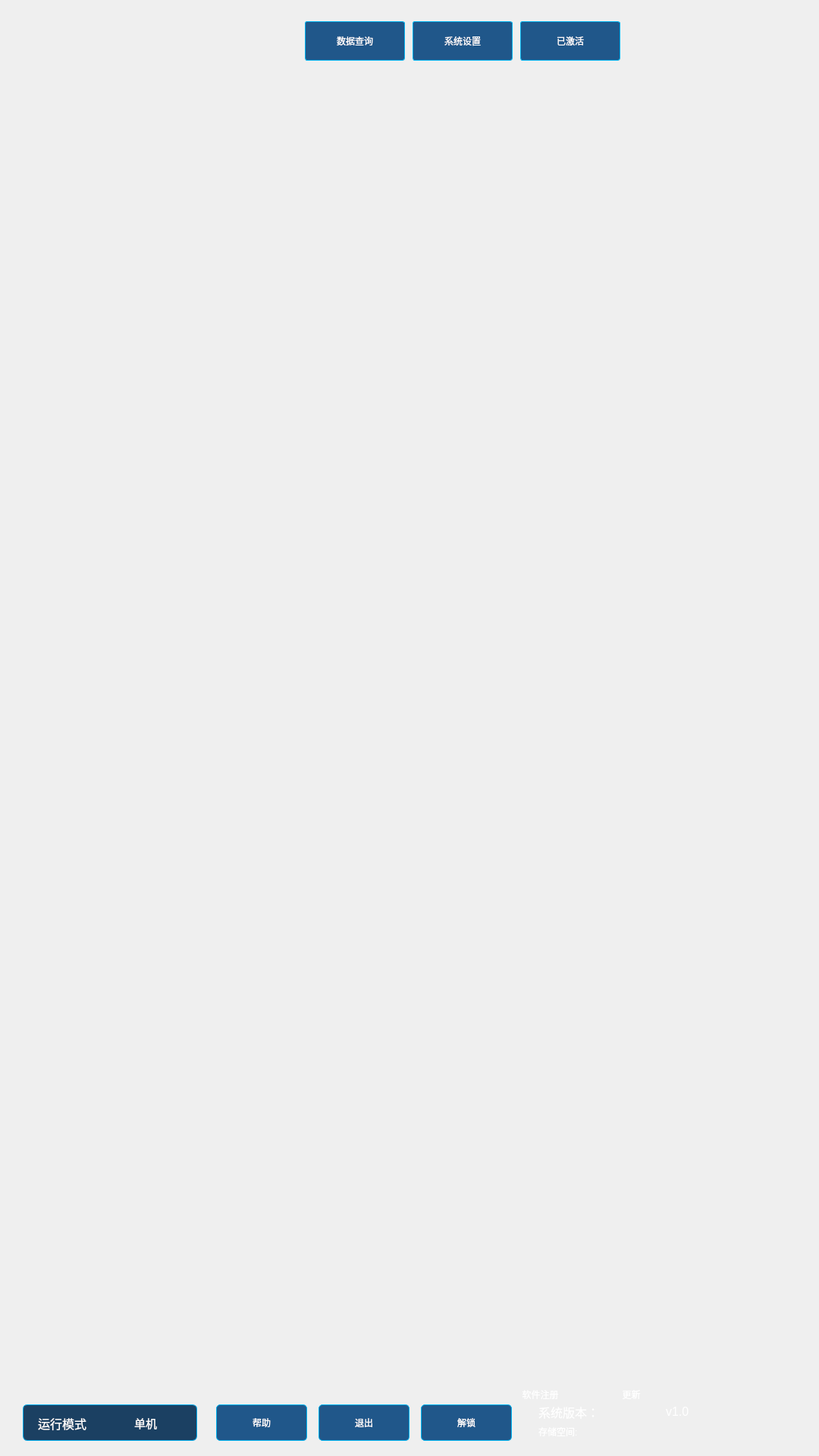
<?xml version='1.0' encoding='UTF-8'?>
<ui version="4.0">
 <class>MainForm</class>
 <widget class="QWidget" name="MainForm">
  <property name="geometry">
   <rect><x>0</x><y>0</y><width>1080</width><height>1920</height></rect></property>
  <property name="windowTitle">
   <string>Form</string>
  </property>
  <property name="styleSheet">
   <string notr="true" />
  </property>
  <widget class="QListWidget" name="listWidget">
   <property name="geometry">
    <rect><x>30</x><y>120</y><width>1020</width><height>1605</height></rect></property>
   <property name="styleSheet">
    <string notr="true">QListWidget { border: none; spacing: 15px; background: transparent; outline: none; }
QListWidget::item { background: rgba(3, 37, 70, 185); border: 1px solid rgba(0, 177, 235, 210); border-radius: 8px; margin: 0px; }
QListWidget::item:selected { background: rgba(3, 37, 70, 185); }
QScrollBar:vertical, QScrollBar:horizontal { width: 0px; height: 0px; background: transparent; }</string></property>
   <property name="flow">
    <enum>QListView::LeftToRight</enum>
   </property>
   <property name="isWrapping" stdset="0">
    <bool>true</bool>
   </property>
  </widget>
  <widget class="QPushButton" name="pushButton_searchfiles">
   <property name="geometry">
    <rect><x>402</x><y>28</y><width>132</width><height>52</height></rect></property>
   <property name="styleSheet">
    <string notr="true">QPushButton {
    color: white;
    font: 12pt "Sans Serif";
    background: rgba(5, 67, 125, 225);
    border: 1px solid rgb(0, 180, 240);
    border-radius: 3px;
}
QPushButton:hover { background: rgba(0, 110, 190, 235); }
QPushButton:pressed { background: rgba(0, 150, 220, 235); color: white; }
</string>
   </property>
   <property name="text">
    <string>数据查询</string>
   </property>
  </widget>
  <widget class="QPushButton" name="pushButton_setup">
   <property name="geometry">
    <rect><x>544</x><y>28</y><width>132</width><height>52</height></rect></property>
   <property name="styleSheet">
    <string notr="true">QPushButton {
    color: white;
    font: 12pt "Sans Serif";
    background: rgba(5, 67, 125, 225);
    border: 1px solid rgb(0, 180, 240);
    border-radius: 3px;
}
QPushButton:hover { background: rgba(0, 110, 190, 235); }
QPushButton:pressed { background: rgba(0, 150, 220, 235); color: white; }
</string>
   </property>
   <property name="text">
    <string>系统设置</string>
   </property>
  </widget>
  <widget class="QPushButton" name="btn_help">
   <property name="geometry">
    <rect><x>285</x><y>1852</y><width>120</width><height>48</height></rect></property>
   <property name="styleSheet">
    <string notr="true">QPushButton { color: white; font: 12pt "Sans Serif"; background: rgba(5, 67, 125, 225); border: 1px solid rgb(0, 180, 240); border-radius: 5px; }
QPushButton:hover { background: rgba(0, 110, 190, 235); }
QPushButton:pressed { background: rgba(0, 150, 220, 235); }</string>
   </property>
   <property name="text">
    <string>帮助</string>
   </property>
  </widget>
  <widget class="QPushButton" name="btn_exit">
   <property name="geometry">
    <rect><x>420</x><y>1852</y><width>120</width><height>48</height></rect></property>
   <property name="styleSheet">
    <string notr="true">QPushButton { color: white; font: 12pt "Sans Serif"; background: rgba(5, 67, 125, 225); border: 1px solid rgb(0, 180, 240); border-radius: 5px; }
QPushButton:hover { background: rgba(0, 110, 190, 235); }
QPushButton:pressed { background: rgba(0, 150, 220, 235); }</string>
   </property>
   <property name="text">
    <string>退出</string>
   </property>
  </widget>
  <widget class="QPushButton" name="btn_signin">
   <property name="geometry">
    <rect><x>650</x><y>1818</y><width>105</width><height>42</height></rect></property>
   <property name="styleSheet">
    <string notr="true">QPushButton{
	font: 9pt "Sans Serif";
background-image: url(:/image/help.png);
color: white;   
padding-left: 20px;
/* 添加 border: none; */
border: none;
}
QPushButton:pressed{
background-color:rgb(121, 121, 121);
 border-style: inset;
}</string>
   </property>
   <property name="text">
    <string>软件注册</string>
   </property>
  </widget>
  <widget class="QLabel" name="label">
   <property name="geometry">
    <rect><x>0</x><y>0</y><width>0</width><height>0</height></rect></property>
   <property name="styleSheet">
    <string notr="true" />
   </property>
   <property name="text">
    <string />
   </property>
  </widget>
  <widget class="QLabel" name="label_2">
   <property name="geometry">
    <rect><x>26</x><y>15</y><width>365</width><height>70</height></rect></property>
   <property name="styleSheet">
    <string notr="true">color: white; font: bold 21pt "Sans Serif";</string>
   </property>
   <property name="text">
    <string />
   </property>
  </widget>
  <widget class="QLabel" name="networklabel">
   <property name="geometry">
    <rect><x>30</x><y>1852</y><width>230</width><height>48</height></rect></property>
   <property name="styleSheet">
    <string notr="true">background: rgba(4, 45, 83, 230); border: 1px solid rgb(0, 171, 235); border-radius: 6px;</string>
   </property>
   <property name="text">
    <string />
   </property>
  </widget>
  <widget class="QLabel" name="label_3">
   <property name="geometry">
    <rect><x>50</x><y>1865</y><width>105</width><height>24</height></rect></property>
   <property name="text">
    <string>&lt;html&gt;&lt;head/&gt;&lt;body&gt;&lt;p&gt;&lt;span style=" font-size:12pt; color:#ffffff;"&gt;运行模式&lt;/span&gt;&lt;/p&gt;&lt;/body&gt;&lt;/html&gt;</string>
   </property>
  </widget>
  <widget class="QLabel" name="label_6">
   <property name="geometry">
    <rect><x>177</x><y>1865</y><width>65</width><height>24</height></rect></property>
   <property name="text">
    <string>&lt;html&gt;&lt;head/&gt;&lt;body&gt;&lt;p&gt;&lt;span style=" font-size:11pt; color:#ffffff;"&gt;单机&lt;/span&gt;&lt;/p&gt;&lt;/body&gt;&lt;/html&gt;</string>
   </property>
  </widget>
  <widget class="QWidget" name="layoutWidget">
   <property name="geometry">
    <rect><x>710</x><y>1850</y><width>330</width><height>24</height></rect></property>
   <layout class="QHBoxLayout" name="horizontalLayout">
    <property name="leftMargin"><number>0</number></property>
    <property name="topMargin"><number>0</number></property>
    <property name="rightMargin"><number>0</number></property>
    <property name="bottomMargin"><number>0</number></property>
    <item>
     <widget class="QLabel" name="versionlabel">
      <property name="text">
       <string>&lt;html&gt;&lt;head/&gt;&lt;body&gt;&lt;p&gt;&lt;span style=" font-size:12pt; color:#ffffff;"&gt;系统版本：&lt;/span&gt;&lt;/p&gt;&lt;/body&gt;&lt;/html&gt;</string>
      </property>
     </widget>
    </item>
    <item>
     <widget class="QLabel" name="versiontextlabel">
      <property name="text">
       <string>&lt;html&gt;&lt;head/&gt;&lt;body&gt;&lt;p&gt;&lt;span style=" font-size:12pt; color:#ffffff;"&gt;v1.0&lt;/span&gt;&lt;/p&gt;&lt;/body&gt;&lt;/html&gt;</string>
      </property>
     </widget>
    </item>
   </layout>
  </widget>
  <widget class="QWidget" name="layoutWidget">
   <property name="geometry">
    <rect><x>710</x><y>1876</y><width>330</width><height>24</height></rect></property>
   <layout class="QHBoxLayout" name="horizontalLayout_2">
    <property name="leftMargin"><number>0</number></property>
    <property name="topMargin"><number>0</number></property>
    <property name="rightMargin"><number>0</number></property>
    <property name="bottomMargin"><number>0</number></property>
    <item>
     <widget class="QLabel" name="storelabel">
      <property name="styleSheet">
       <string notr="true">QLabel { color: white; font: 11pt "Sans Serif"; border: none; }</string>
      </property>
      <property name="text">
       <string>&lt;html&gt;&lt;head/&gt;&lt;body&gt;&lt;p&gt;&lt;span style=" color:#ffffff;"&gt;存储空间:&lt;/span&gt;&lt;/p&gt;&lt;/body&gt;&lt;/html&gt;</string>
      </property>
     </widget>
    </item>
    <item>
     <widget class="QLabel" name="label_disksize">
      <property name="styleSheet">
       <string notr="true">QLabel { color: white; font: 11pt "Sans Serif"; border: none; }</string>
      </property>
      <property name="text">
       <string />
      </property>
     </widget>
    </item>
   </layout>
  </widget>
  <widget class="QLabel" name="label_4">
   <property name="geometry">
    <rect><x>0</x><y>0</y><width>0</width><height>0</height></rect></property>
   <property name="styleSheet">
    <string notr="true">image: url(:/image/log2.png);</string>
   </property>
   <property name="text">
    <string />
   </property>
  </widget>
  <widget class="QPushButton" name="pushButton_PersonCenter">
   <property name="geometry">
    <rect>
     <x>1430</x>
     <y>30</y>
     <width>181</width>
     <height>41</height>
    </rect>
   </property>
   <property name="styleSheet">
    <string notr="true">QPushButton {
    color: white;
    font: 12pt "Sans Serif";
    background: rgba(5, 67, 125, 225);
    border: 1px solid rgb(0, 180, 240);
    border-radius: 3px;
}
QPushButton:hover { background: rgba(0, 110, 190, 235); }
QPushButton:pressed { background: rgba(0, 150, 220, 235); color: white; }
</string>
   </property>
   <property name="text">
    <string>个人中心</string>
   </property>
  </widget>
  <widget class="QPushButton" name="btn_unlock">
   <property name="geometry">
    <rect><x>555</x><y>1852</y><width>120</width><height>48</height></rect></property>
   <property name="styleSheet">
    <string notr="true">QPushButton { color: white; font: 12pt "Sans Serif"; background: rgba(5, 67, 125, 225); border: 1px solid rgb(0, 180, 240); border-radius: 5px; }
QPushButton:hover { background: rgba(0, 110, 190, 235); }
QPushButton:pressed { background: rgba(0, 150, 220, 235); }</string>
   </property>
   <property name="text">
    <string>解锁</string>
   </property>
  </widget>
  <widget class="QPushButton" name="btn_update">
   <property name="geometry">
    <rect><x>770</x><y>1818</y><width>105</width><height>42</height></rect></property>
   <property name="styleSheet">
    <string notr="true">QPushButton{
	font: 8pt "Sans Serif";
background-image: url(:/image/help.png);
color: white;   
padding-left: 20px;
border: none;
}
QPushButton:pressed{
background-color:rgb(121, 121, 121);
 border-style: inset;
}</string>
   </property>
   <property name="text">
    <string>更新</string>
   </property>
  </widget>
  <widget class="QPushButton" name="pushButton_Activate">
   <property name="geometry">
    <rect><x>686</x><y>28</y><width>132</width><height>52</height></rect></property>
   <property name="styleSheet">
    <string notr="true">QPushButton {
    color: white;
    font: 12pt "Sans Serif";
    background: rgba(5, 67, 125, 225);
    border: 1px solid rgb(0, 180, 240);
    border-radius: 3px;
}
QPushButton:hover { background: rgba(0, 110, 190, 235); }
QPushButton:pressed { background: rgba(0, 150, 220, 235); color: white; }</string>
   </property>
   <property name="text">
    <string>已激活</string>
   </property>
  </widget>
 </widget>
 <resources />
 <connections />
</ui>
